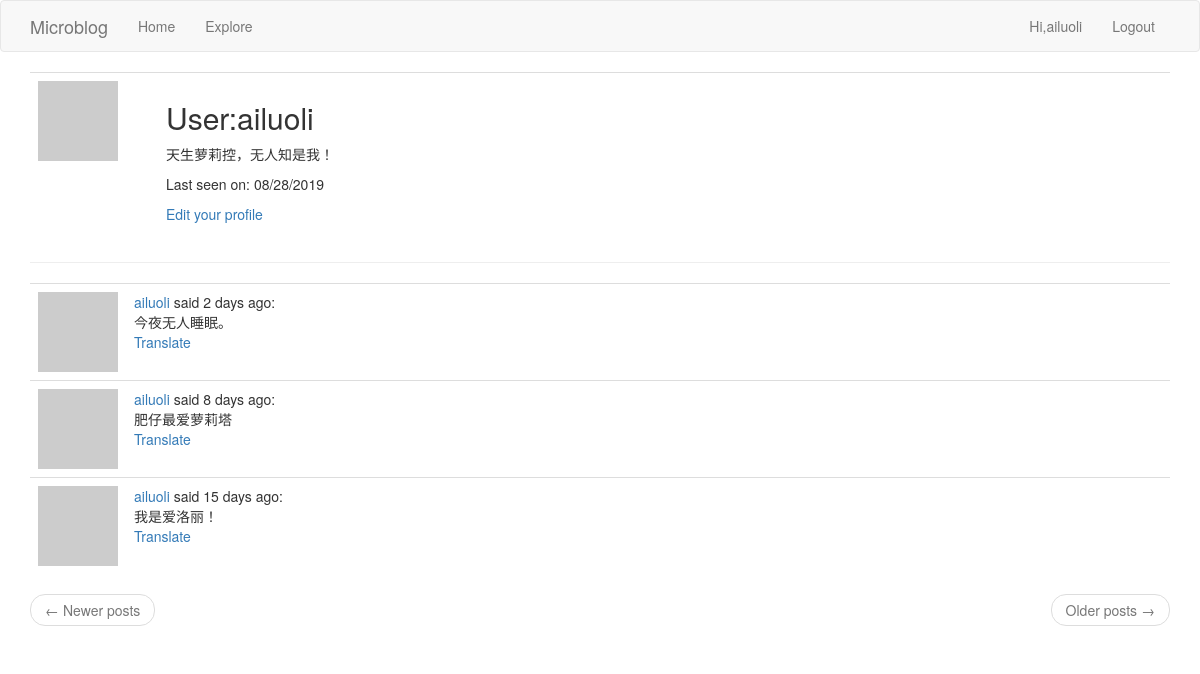
Page /user/ailuoli (signed in) on the earlier database version.
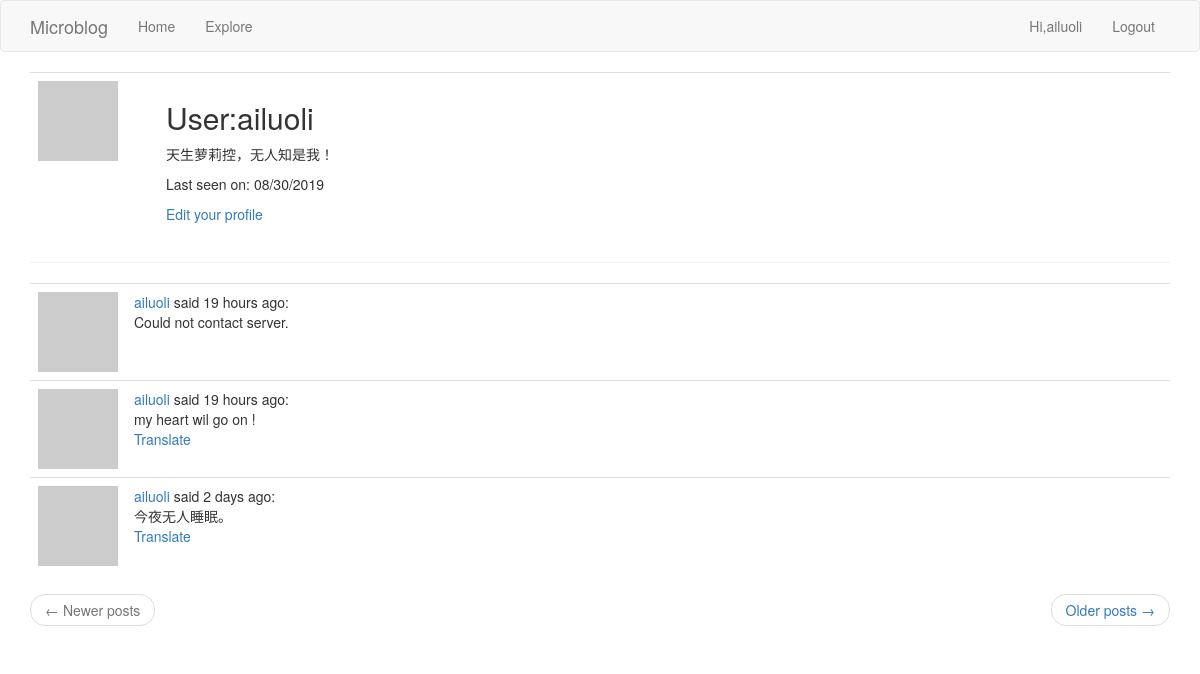
Same page on the later database version.
### app/models.py (models this page shows, shortened)
class User(UserMixin, db.Model):
	id = db.Column(db.Integer, primary_key=True)
	username = db.Column(db.String(64), index=True, unique=True)
	email = db.Column(db.String(120), index=True, unique=True)
	password_hash = db.Column(db.String(128))
	posts = db.relationship('Post', backref='author', lazy='dynamic')
	about_me = db.Column(db.String(140))
	last_seen = db.Column(db.DateTime, default=datetime.utcnow())
	followed = db.relationship(
		'User',
		secondary=followers,
		primaryjoin=(followers.c.follower_id == id),
		secondaryjoin=(followers.c.followed_id == id),
		backref=db.backref('followers', lazy='dynamic'),
		lazy='dynamic'
	)
	def avatar(self, size):
		digest = md5(self.email.lower().encode('utf-8')).hexdigest()
		return 'https://www.gravatar.com/avatar/{}?d=identicon&s={}'.format(digest, size)

class Post(db.Model):
	id = db.Column(db.Integer, primary_key=True)
	body = db.Column(db.String(1024))
	timestamp = db.Column(db.DateTime, index=True, default=datetime.utcnow)
	user_id = db.Column(db.Integer, db.ForeignKey('user.id'))
	language = db.Column(db.String(5))

### app/routes.py (the view)
@app.route('/user/<username>')
@login_required
def user(username):
	user = User.query.filter_by(username=username).first_or_404()
	page = request.args.get('page', 1, type=int)
	posts = user.posts.order_by(Post.timestamp.desc()).paginate(page, app.config['POSTS_PER_PAGE'], False)
	prev_url = url_for('user', username=username, page=posts.prev_num) if posts.has_prev else None
	next_url = url_for('user', username=username, page=posts.next_num) if posts.has_next else None
	return render_template('user.html', title=_('Profile'), user=user, posts=posts.items, next_url=next_url,
						   prev_url=prev_url)

### app/models.py (called while the page is built)
@login.user_loader
def load_user(user_id):
	return User.query.get(int(user_id))

### app/routes.py (called while the page is built)
@app.before_request
def before_request():
	if current_user.is_authenticated:
		current_user.last_seen = datetime.utcnow()
		db.session.commit()
	g.locale = 'zh_CN' if str(get_locale()).startswith('zh') else str(get_locale())

### app/templates/user.html (shortened to what this page needs)
{% extends 'base.html' %}
{% block app_content %}
    <table class="table table-hover">
        <tr>
            <td width="128px"><img src="{{ user.avatar(128) }}"></td>
            <td>
                <h2>{{ _('User:') }}{{ user.username }}</h2>
                {% if user.about_me %}
                    <p>{{ user.about_me }}</p>
                {% endif %}
                {% if user.last_seen %}
                    <p>{{ _('Last seen on: ') }}{{ moment(user.last_seen).format('L') }}</p>
                {% endif %}
                {% if user==current_user %}
                    <p>
                        <a href="{{ url_for('edit_profile') }}">{{ _('Edit your profile') }}</a>
                    </p>
                {% elif not current_user.is_following(user) %}
                    <p>
                        <a href="{{ url_for('follow', username=user.username) }}">{{ _('Follow') }}</a>
                    </p>
                {% else %}
                    <p>
                        <a href="{{ url_for('unfollow', username=user.username) }}">{{ _('Unfollow') }}</a>
                    </p>
                {% endif %}
            </td>
        </tr>
    </table>
    <hr>
    <table class="table table-hover">
        {% for post in posts %}
            {% include '_post.html' %}
        {% endfor %}
    </table>
    <nav aria-label="...">
        <ul class="pager">
            <li class="previous{% if not prev_url %} disabled{% endif %}">
                <a href="{{ prev_url or '#' }}">
                    <span aria-hidden="true">&larr;</span> {{ _('Newer posts') }}
                </a>
            </li>
            <li class="next{% if not next_url %} disabled{% endif %}">
                <a href="{{ next_url or '#' }}">
                    {{ _('Older posts') }} <span aria-hidden="true">&rarr;</span>
                </a>
            </li>
        </ul>
    </nav>
{% endblock %}

### app/templates/base.html (shortened to what this page needs)
{% extends "bootstrap/base.html" %}
{% block navbar %}
    <nav class="navbar navbar-default">
        <div class="container">
            <div class="navbar-header">
                <a class="navbar-brand" href="{{ url_for('index') }}">Microblog</a>
            </div>
            <div class="collapse navbar-collapse" id="bs-example-navbar-collapse-1">
                <ul class="nav navbar-nav">
                    <li><a href="{{ url_for('index') }}">{{ _('Home') }}</a></li>
                    <li><a href="{{ url_for('explore') }}">{{ _('Explore') }}</a></li>
                </ul>
                <ul class="nav navbar-nav navbar-right">
                    {% if current_user.is_anonymous %}
                        <li><a href="{{ url_for('login') }}">{{ _('Login') }}</a></li>
                    {% else %}
                        <li>
                            <a href="{{ url_for('user', username=current_user.username) }}">{{ _('Hi,%(username)s',username=current_user.username) }}</a>
                        </li>
                        <li><a href="{{ url_for('logout') }}">{{ _('Logout') }}</a></li>
                    {% endif %}
                </ul>
            </div>
        </div>
    </nav>
{% endblock %}
{% block content %}
    <div class="container">
        {% block app_content %}{% endblock %}
    </div>
{% endblock %}

### app/templates/_post.html (shortened to what this page needs)
<tr align="top">
    <td width="70px">
        <a href="{{ url_for('user', username=post.author.username) }}">
            <img src="{{ post.author.avatar(70) }}">
        </a>
    </td>
    <td>
        {{ _('%(username)s said %(when)s', username=user_link, when=moment(post.timestamp).fromNow()) }}:
        <br>
        <span id="post{{ post.id }}">{{ post.body }}</span>
        {% if post.language != g.locale %}
            <br>
            <span id="translate{{ post.id }}">
                 <a href="javascript:translate('#post{{ post.id }}','#translate{{ post.id }}','{{ post.language }}','{{ g.locale }}')">{{ _('Translate') }}</a>
            </span>
        {% endif %}
    </td>
</tr>

Differences in the rows shown:
no longer on this page (row unchanged): Post: body "肥仔最爱萝莉塔"
no longer on this page (row unchanged): Post: body "我是爱洛丽！"
changed User "ailuoli": last_seen "08/28/2019" → "08/30/2019"
added Post: body "Could not contact server."
added Post: body "my heart wil go on !"
